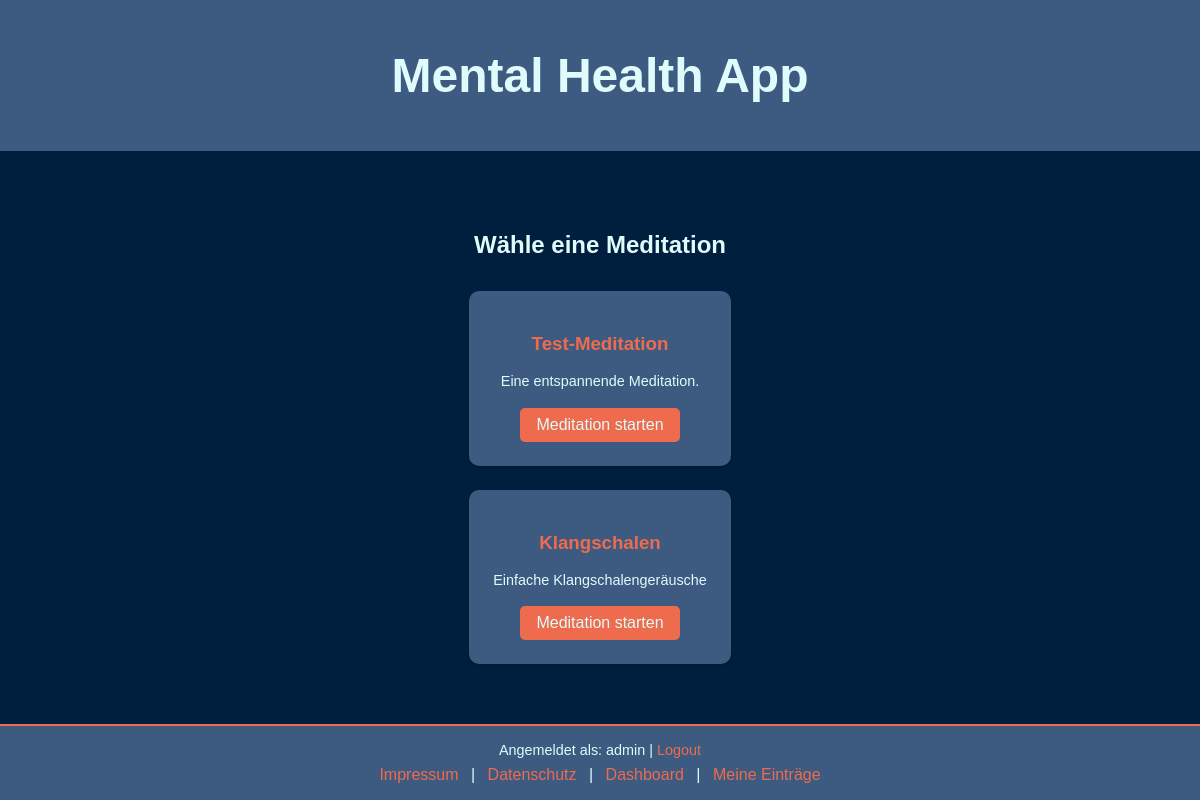
Screenshot of /meditations (signed in) with the database file from the repository.
### app.py (models this page shows)
class Meditation(db.Model):
    id = db.Column(db.Integer, primary_key=True)
    title = db.Column(db.String(150), nullable=False)
    description = db.Column(db.Text, nullable=True)
    audio_file = db.Column(db.String(200), nullable=False)  # Pfad zur Audiodatei
    duration = db.Column(db.Integer, nullable=False)  # Dauer in Sekunden
    created_at = db.Column(db.DateTime, default=db.func.current_timestamp())

class User(UserMixin, db.Model):
    id = db.Column(db.Integer, primary_key=True)
    username = db.Column(db.String(80), unique=True, nullable=False)
    email = db.Column(db.String(120), unique=True, nullable=False)
    password = db.Column(db.String(200), nullable=False)

### app.py (the view)
@app.route("/meditations")
@login_required
def meditations():
    meditations = Meditation.query.all()  # Alle verfügbaren Meditationen aus der DB abrufen
    return render_template("meditations.html", meditations=meditations)

### app.py (called while the page is built)
@login_manager.user_loader
def load_user(user_id):
    return User.query.get(int(user_id))

### templates/meditations.html
{% extends "header.html" %} {% block title %}Meditationen{% endblock %} {% block
content %}
<main class="meditations-overview">
  <div>
    <h2>Wähle eine Meditation</h2>
    <div class="meditation-grid">
      {% for meditation in meditations %}
      <div class="meditation-card">
        <h3>{{ meditation.title }}</h3>
        <p>{{ meditation.description }}</p>
        <a
          href="{{ url_for('meditation', meditation_id=meditation.id) }}"
          class="button"
          >Meditation starten</a
        >
      </div>
      {% endfor %}
    </div>
  </div>
</main>
{% endblock %}

### templates/header.html (shortened to what this page needs)
<!DOCTYPE html>
<html lang="en">
  <head>
    <link
      rel="stylesheet"
      href="{{ url_for('static', filename='css/styles.css') }}"
    />
  </head>
  <body>
    <header>
      <h1>Mental Health App</h1>
    </header>
    {% block content %}{% endblock %}
    <footer>
      <div class="user-info">
        {% if current_user.is_authenticated %} Angemeldet als: {{
        current_user.username }} |
        <a href="{{ url_for('logout') }}">Logout</a>
        {% else %} Nicht angemeldet {% endif %}
      </div>
      <div class="links">
        <a href="/impressum">Impressum</a> |
        <a href="/datenschutz">Datenschutz</a>
        {% if current_user.is_authenticated %} |
        <a href="{{ url_for('dashboard') }}">Dashboard</a> |
        <a href="{{ url_for('journal_entries') }}">Meine Einträge</a>
        {% endif %}
      </div>
    </footer>
  </body>
</html>

### static/css/styles.css (style rules this page uses)
:root { --blau-dunkel: #001f3f; --graublau: #3d5a80; --kontrast: #ee6c4d; --text-hell: #e0fbfc; }
html, body { height: 100%; margin: 0; font-family: Arial, sans-serif; display: flex; flex-direction: column; background-color: var(--blau-dunkel); color: var(--text-hell); }
header { background-color: var(--graublau); padding: 1rem; text-align: center; color: var(--text-hell); font-size: 1.5rem; flex-shrink: 0; }
main { flex: 1; display: flex; justify-content: center; align-items: center; padding: 1rem; }
footer { background-color: var(--graublau); color: var(--text-hell); text-align: center; padding: 1rem 0; border-top: 2px solid var(--kontrast); flex-shrink: 0; }
footer .user-info { margin-bottom: 0.5rem; font-size: 0.9rem; }
footer .links a { color: var(--kontrast); margin: 0 0.5rem; text-decoration: none; }
a { color: var(--kontrast); text-decoration: none; }
.meditations-overview { padding: 1.5rem; }
.meditations-overview h2 { text-align: center; margin-bottom: 2rem; }
.meditation-grid { display: grid; grid-template-columns: repeat(auto-fill, minmax(250px, 1fr)); gap: 1.5rem; }
.meditation-card { background-color: var(--graublau); color: var(--text-hell); padding: 1.5rem; border-radius: 10px; box-shadow: 0 2px 4px rgba(0, 0, 0, 0.2); text-align: center; }
.meditation-card h3 { margin-bottom: 1rem; color: var(--kontrast); }
.meditation-card p { margin-bottom: 1rem; font-size: 0.9rem; line-height: 1.4; }
.meditation-card .button { display: inline-block; padding: 0.5rem 1rem; background-color: var(--kontrast); color: var(--text-hell); border-radius: 5px; text-decoration: none; transition: background-color 0.2s ease-in-out; }

### rows the page displays
Meditation: title "Test-Meditation", description "Eine entspannende Meditation."
Meditation: title "Klangschalen", description "Einfache Klangschalengeräusche"
User: username "admin"
